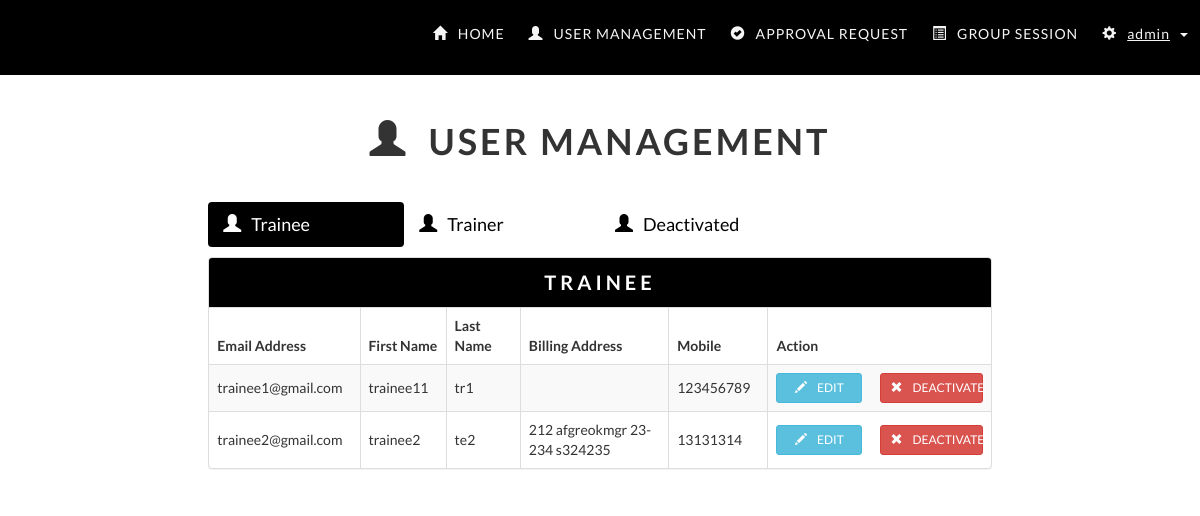
The app's page /administrator/user-management.php, older data.
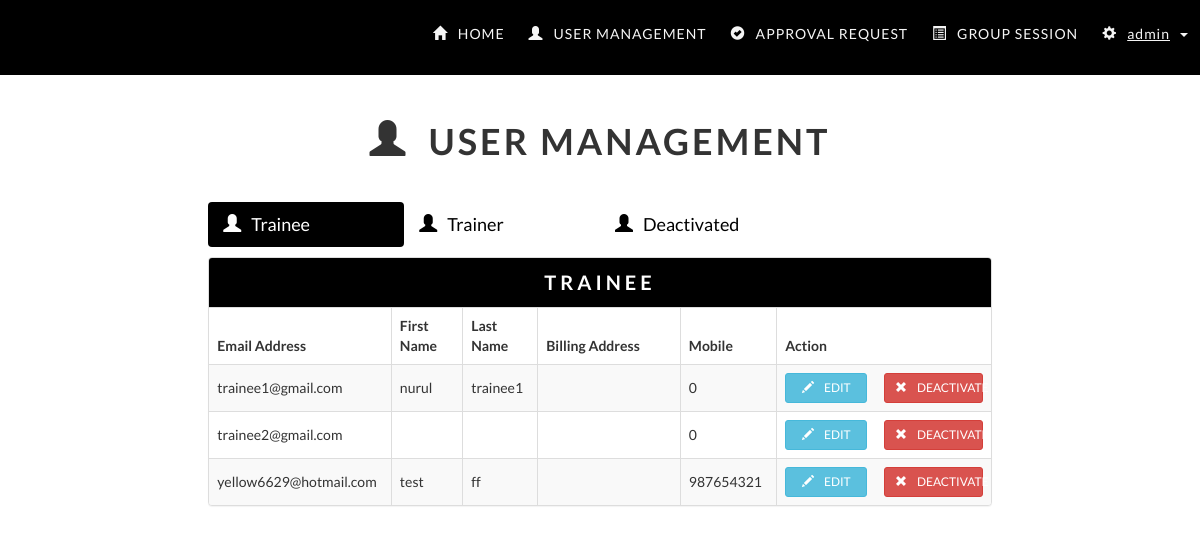
The same page, newer data.
### tables this page shows
CREATE TABLE `users` (
  `email` varchar(255) NOT NULL,
  `firstName` varchar(35) NOT NULL,
  `lastName` varchar(35) NOT NULL,
  `phoneNumber` int(8) NOT NULL,
  `profilePicture` varchar(255) NOT NULL,
  `role` varchar(10) NOT NULL,
  `password` varchar(50) NOT NULL,
  `status` int(1) NOT NULL,
  `address` varchar(255) NOT NULL,
  `subscription` varchar(255) NOT NULL,
  `registerDate` date NOT NULL,
  `expiryDate` date NOT NULL
);

### administrator/loadUserInfo.php (the view, shortened to what this page needs)
<?php
function getTrainee() {
    require('../database/dbconfig.php');
    $sql = "SELECT * FROM users WHERE role = 'trainee' and status = 1";
    $req = $conn->prepare($sql);
    $req->execute();
    $rows = $req->fetchAll();
    if (!empty($rows)) {
        foreach ($rows as $row):
            $email = $row['email'];
            $firstName = $row['firstName'];
            $lastName = $row['lastName'];
            $address = $row['address'];
            $mobile = $row['phoneNumber'];
            echo "<tr>";
            echo "<td class=\"col-md-1\">$email</td>";
            echo "<td class=\"col-md-1\">$firstName</td>";
            echo "<td class=\"col-md-1\">$lastName</td>";
            echo "<td class=\"col-md-2\">$address</td>";
            echo "<td class=\"col-md-1\">$mobile</td>";
            echo "<td class=\"col-md-3 padding-l15-r15\" >";
            echo "<a data-toggle=\"modal\" data-target=\"#editUserModal\" onclick=\"setEditInfo('$email','$firstName', '$lastName', '$address', '$mobile')\" class=\"btn btn-info btn-sm col-md-5\"><span class=\"glyphicon glyphicon-pencil icon-space\"></span>EDIT</a>";
            echo "<a data-toggle=\"modal\" data-target=\"#deactivateUserModal\" onclick=\"setDeactivateInfo('$email')\" class=\"btn btn-danger btn-sm col-md-offset-1 col-md-6\"><span class=\"glyphicon glyphicon-remove icon-space\"></span>DEACTIVATE</a>";
            echo "</td></tr>";
        endforeach;
    }
    else {
        echo "<tr><td colspan = \"5\" style=\"text-align:center;\">";
        echo "No trainee record found";
        echo "</td></tr>";
    }
}

### administrator/user-management.php (shortened to what this page needs)
<!DOCTYPE html>
<html>
    <head>
        <?php include_once 'include.php'; ?>
        <?php include_once 'loadUserInfo.php'; ?>
        <link rel="stylesheet" type="text/css" href="css/user-management.css" />
    </head>
    <body>
        <div class="container-fluid">
            <?php include_once 'nav-bar.php'; ?>
            <h1 class="text-center"><span class="glyphicon glyphicon-user icon-space"></span> USER MANAGEMENT</h1>
            <div class="col-md-8 col-md-offset-2 padding-0" id="usermanagement">
                <div class="row" style="margin-bottom: 10px;">
                    <ul class="nav nav-pills col-md-10 padding-l0-r0">
                        <li class="active data-tabs col-md-3 col-sm-6 col-xs-12"><a href="#trainee_tab" data-toggle="pill"><span class="glyphicon glyphicon-user icon-space"></span>Trainee</a></li>
                        <li class="data-tabs col-md-3 col-xs-12 col-sm-6"><a href="#trainer_tab" data-toggle="pill"><span class="glyphicon glyphicon-user icon-space"></span>Trainer</a></li>
                        <li class="data-tabs col-md-3 col-xs-12 col-sm-6"><a href="#deactivated_tab" data-toggle="pill"><span class="glyphicon glyphicon-user icon-space"></span>Deactivated</a></li>
                    </ul>
                </div>
                <div class="tab-content">
                    <div class="tab-pane active add--15-margin" id="trainee_tab">
                        <div class="panel panel-default margin-l0-r0">
                            <div class="panel-heading">
                                <div class="panel-title">TRAINEE</div>
                            </div>
                            <div class="table-responsive my-table-style">
                                <table id="esa-table" class="table table-striped table-bordered" cellspacing="0" width="100%">
                                    <thead>
                                        <tr>
                                            <th class="col-md-1">Email Address</th>
                                            <th class="col-md-1">First Name</th>
                                            <th class="col-md-1">Last Name</th>
                                            <th class="col-md-1">Billing Address</th>
                                            <th class="col-md-1">Mobile</th>
                                            <th class="col-md-2">Action</th>
                                        </tr>
                                    </thead>
                                    <tbody>
                                        <?php getTrainee(); ?>
                                    </tbody>
                                </table>
                            </div>
                        </div>
                    </div>
                </div>
            </div>
        </div>
    </body>
</html>

### administrator/include.php (shortened to what this page needs)
<!DOCTYPE html>
<link rel="stylesheet" href="https://maxcdn.bootstrapcdn.com/bootstrap/3.3.7/css/bootstrap.min.css">
<link rel="stylesheet" type="text/css" href="css/style.css" />

### administrator/nav-bar.php (shortened to what this page needs)
<link rel="stylesheet" type="text/css" href="CSS/navbar.css">
<?php include_once 'include.php'; ?>
<nav class="navbar navbar-fixed-top">
    <div class="container-fluid">
        <div class="navbar-header">
            <a class="navbar-brand"></a>
        </div>
        <div id="main-nav" class="collapse navbar-collapse">
            <ul class="nav navbar-nav navbar-right">
                <li><a href="../index.php"><span class="glyphicon glyphicon-home icon-space"></span>HOME</a></li>
                <li><a href="user-management.php"><span class="glyphicon glyphicon-user icon-space"></span>USER MANAGEMENT</a></li>
                <li><a href="user-approval.php"><span class="glyphicon glyphicon-ok-sign icon-space"></span>APPROVAL REQUEST</a></li>
                <li><a href=""><span class="glyphicon glyphicon-list-alt icon-space"></span>GROUP SESSION</a></li>
                <li class="dropdown">
                   <a href="#" class="dropdown-toggle" data-toggle="dropdown"><span class="glyphicon glyphicon-cog icon-space"></span><u><?php echo "admin";?></u><span style="margin-left:10px;" class="caret"></span></a>
                </li>
            </ul>
        </div>
    </div>
</nav>

### administrator/css/style.css (style rules this page uses)
body { margin-top: 80px; padding: 20px; font-family: Lato; }
@media (min-width: 768px) { h1 { letter-spacing: 3px; font-weight: bolder; } }
.panel-heading { background-color: black !important; }
.padding-0 { padding: 0px; }
.padding-l0-r0 { padding-left:0; padding-right:0; }
.padding-l15-r15 { padding-left:15px; padding-right:15px; }
.add--15-margin { margin-left:-15px; margin-right:-15px; }
.panel-title { font-size: 20px; text-align: center; font-weight: bold; letter-spacing: 2px; }
.data-tabs { font-size: 18px; padding-left:0; padding-right:0; margin-left: 0 !important; }
.nav-pills li.active a { background-color:black !important; color: white !important; }
.nav-pills li a { color: black !important; }

### administrator/css/user-management.css (style rules this page uses)
#usermanagement { padding-top: 30px; }
.icon-space { margin-right: 10px; }
.table > tbody > tr > td { vertical-align: middle; }
.panel-title { color: white; letter-spacing: 4px; }
@media only screen 
and (min-device-width : 768px) 
and (max-device-width : 1025px) 
and (orientation : landscape) { #add-btn-div, #usermanagement ul { width: 100%; } }

### administrator/css/navbar.css (style rules this page uses)
.navbar { margin: 0; height: 75px; border: none; background-color: black; }
.navbar-nav > li > a { font-family: Lato; font-size: 14px; color: whitesmoke; letter-spacing: 1px; font-weight: 500; vertical-align: middle; }
.icon-space { margin-right: 10px; }
.navbar-brand { margin-top: -10px; }
@media (min-width: 768px) { .navbar-nav { float: right; } }
@media (min-width: 768px) { .navbar-nav > li > a { padding: 5px 12px !important; border-radius: 5px; margin: 19px 0px; } }

Row changes from the older to the newer data that the page shows:
changed users "trainee1@gmail.com": firstName "trainee11" → "nurul"; lastName "tr1" → "trainee1"; phoneNumber "123456789" → "0"
changed users "trainee2@gmail.com": phoneNumber "13131314" → "0"; firstName "trainee2" → (not shown); lastName "te2" → (not shown); address "212 afgreokmgr 23-234 s324235" → (not shown)
added users: email "yellow6629@hotmail.com", firstName "test", lastName "ff", phoneNumber "987654321"
